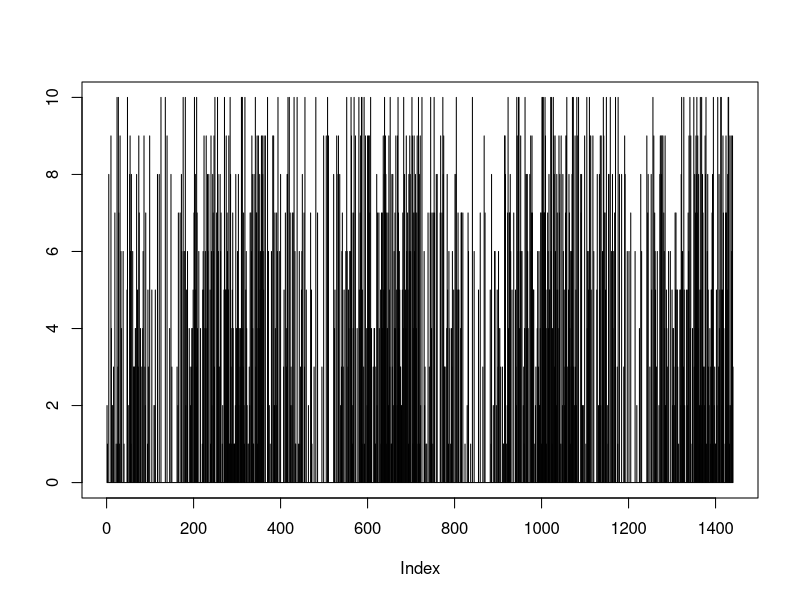
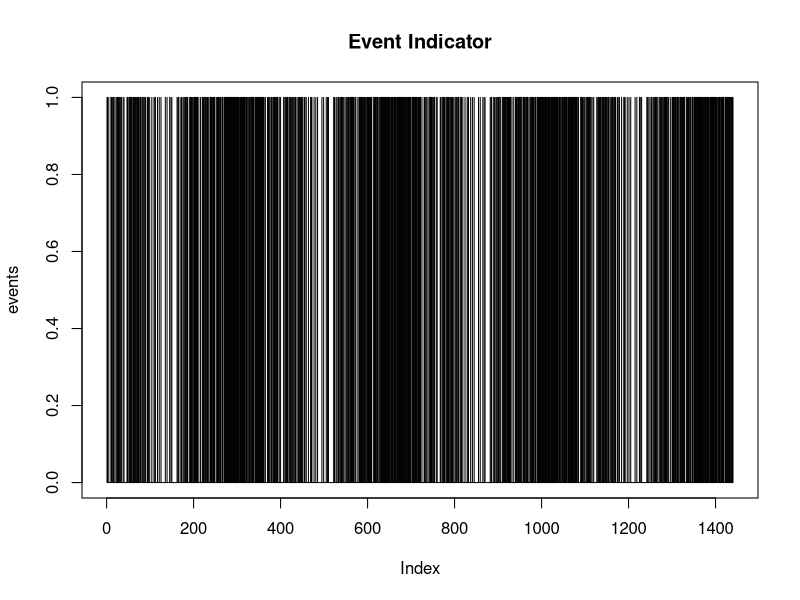
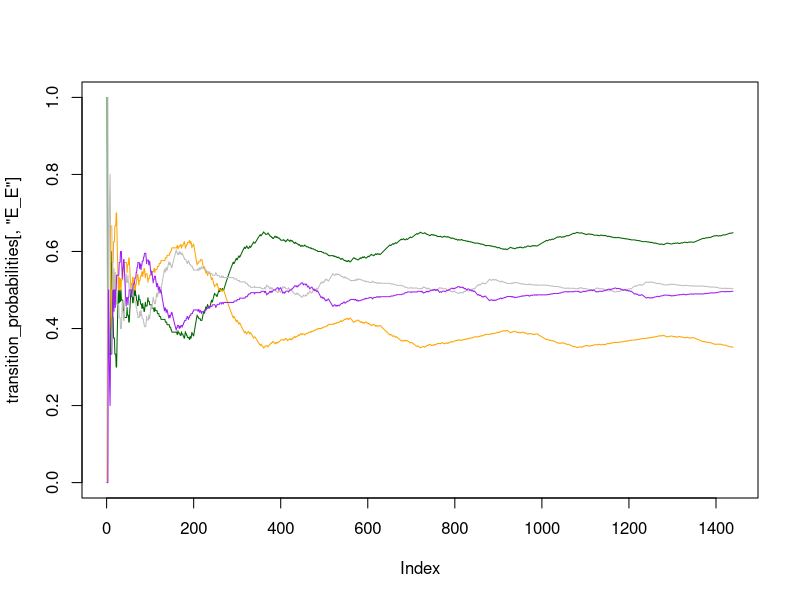

Reproduce these figures in R, in order. (Note: this script raises an error after producing the figures.)

set.seed(1)
# Synthetic data generation

## data for 1 year
days = 360

## Events encoded as 0,1
event_indicator = c(0,1)

## Breaking the year into quarters 
## arbitrary, could be anything
q1_prob = c(0.5,0.5)
q2_prob = c(0.7,0.3)
q3_prob = c(0.4,0.6)
q4_prob = c(0.1,0.9)

## Generating Events based on quarterly probabilities 
q1_events = sample(x = c(0,1), size = days/4, replace = T, prob = q1_prob)
q2_events = sample(x = c(0,1), size = days/4, replace = T, prob = q2_prob)
q3_events = sample(x = c(0,1), size = days/4, replace = T, prob = q3_prob)
q4_events = sample(x = c(0,1), size = days/4, replace = T, prob = q4_prob)

events = c(q1_events, q2_events, q3_events, q4_events, 
           q1_events, q2_events, q3_events, q4_events,
           q1_events, q2_events, q3_events, q4_events,
           q1_events, q2_events, q3_events, q4_events)

## Plotting
# the sample() bit is just to change magnitude to reflect what an actual data source would probably look like
# clear seasonality in Q4
plot(events * sample(x = seq(1:10), size = length(events), replace = T), type = 'h', ylab = "") # Inflated

# Indicator
plot(events, type = 'h', main = 'Event Indicator') # Indicator of event

# Empty matrices for transition probabilities (as a transition matrix and tracking the transition probabilities through time)
event_transitions = matrix(data = 0, nrow = 2, ncol = 2, dimnames = list(c("No Event","Event"),c("No Event","Event")))
transition_probabilities = matrix(data = 0, nrow = length(events)-1, ncol = 4); colnames(transition_probabilities) = c("E_E","E_NE","NE_NE","NE_E")

for(i in 1:(length(events)-1)){

  #events[i:(i+1)]
  if(events[i] == 1 & events[i+1] == 1){event_transitions["Event","Event"] = event_transitions["Event","Event"] + 1}
  if(events[i] == 1 & events[i+1] == 0){event_transitions["Event","No Event"] = event_transitions["Event","No Event"] + 1}
  if(events[i] == 0 & events[i+1] == 0){event_transitions["No Event","No Event"] = event_transitions["No Event","No Event"] + 1}
  if(events[i] == 0 & events[i+1] == 1){event_transitions["No Event","Event"] = event_transitions["No Event","Event"] + 1}

  transition_probabilities[i,"E_E"] = (event_transitions/rowSums(event_transitions))["Event","Event"]
  transition_probabilities[i,"E_NE"] = (event_transitions/rowSums(event_transitions))["Event","No Event"]
  transition_probabilities[i,"NE_NE"] = (event_transitions/rowSums(event_transitions))["No Event","No Event"]
  transition_probabilities[i,"NE_E"] = (event_transitions/rowSums(event_transitions))["No Event","Event"]
  
}
transition_probabilities[!is.finite(transition_probabilities)] = 0 # there are a few NaNs in the first few lines from bad 0/0 averages

## Transition Probablities 
event_transitions/rowSums(event_transitions)

## Running Transition Probabilities
transition_probabilities

## Plot of above 
plot(transition_probabilities[,"E_E"], type = 'l', col = "darkgreen", ylim = c(0,1)); #abline(v = seq(0,days, by = days/4), col = 'red')
lines(transition_probabilities[,"E_NE"], col = 'orange'); #abline(v = seq(0,days, by = days/4), col = 'red')
lines(transition_probabilities[,"NE_NE"], col = 'grey'); #abline(v = seq(0,days, by = days/4), col = 'red')
lines(transition_probabilities[,"NE_E"], col = 'purple'); #abline(v = seq(0,days, by = days/4), col = 'red')
#abline(v = seq(0,days*4,days/4), col = 'red')

## Predictions? 
# Based on last step transition probability...
# Based on some weighted average(?) of last n transition probability matrices? 
# Something else? 

### ignore below - make for comparing a "convergence" of timeframes 

#A = transition_probabilities - 1440
lines(A[,"E_E"], type = 'l', col = "darkgreen"); #abline(v = seq(0,days, by = days/4), col = 'red')
lines(A[,"E_NE"], col = 'orange'); #abline(v = seq(0,days, by = days/4), col = 'red')
lines(A[,"NE_NE"], col = 'grey'); #abline(v = seq(0,days, by = days/4), col = 'red')
lines(A[,"NE_E"], col = 'purple'); #abline(v = seq(0,days, by = days/4), col = 'red')

#B = transition_probabilities - 720
lines(B[,"E_E"], type = 'l', col = "darkgreen"); #abline(v = seq(0,days, by = days/4), col = 'red')
lines(B[,"E_NE"], col = 'orange'); #abline(v = seq(0,days, by = days/4), col = 'red')
lines(B[,"NE_NE"], col = 'grey'); #abline(v = seq(0,days, by = days/4), col = 'red')
lines(B[,"NE_E"], col = 'purple'); #abline(v = seq(0,days, by = days/4), col = 'red')

#C = transition_probabilities - 1080
lines(C[,"E_E"], type = 'l', col = "darkgreen"); #abline(v = seq(0,days, by = days/4), col = 'red')
lines(C[,"E_NE"], col = 'orange'); #abline(v = seq(0,days, by = days/4), col = 'red')
lines(C[,"NE_NE"], col = 'grey'); #abline(v = seq(0,days, by = days/4), col = 'red')
lines(C[,"NE_E"], col = 'purple'); #abline(v = seq(0,days, by = days/4), col = 'red')

#D = transition_probabilities - 360
lines(D[,"E_E"], type = 'l', col = "darkgreen"); #abline(v = seq(0,days, by = days/4), col = 'red')
lines(D[,"E_NE"], col = 'orange'); #abline(v = seq(0,days, by = days/4), col = 'red')
lines(D[,"NE_NE"], col = 'grey'); #abline(v = seq(0,days, by = days/4), col = 'red')
lines(D[,"NE_E"], col = 'purple'); #abline(v = seq(0,days, by = days/4), col = 'red')

#E = transition_probabilities - 1200
lines(E[,"E_E"], type = 'l', col = "darkgreen"); #abline(v = seq(0,days, by = days/4), col = 'red')
lines(E[,"E_NE"], col = 'orange'); #abline(v = seq(0,days, by = days/4), col = 'red')
lines(E[,"NE_NE"], col = 'grey'); #abline(v = seq(0,days, by = days/4), col = 'red')
lines(E[,"NE_E"], col = 'purple'); #abline(v = seq(0,days, by = days/4), col = 'red')

#G = transition_probabilities# - 1300
lines(G[,"E_E"], type = 'l', col = "darkgreen"); #abline(v = seq(0,days, by = days/4), col = 'red')
lines(G[,"E_NE"], col = 'orange'); #abline(v = seq(0,days, by = days/4), col = 'red')
lines(G[,"NE_NE"], col = 'grey'); #abline(v = seq(0,days, by = days/4), col = 'red')
lines(G[,"NE_E"], col = 'purple'); #abline(v = seq(0,days, by = days/4), col = 'red')



(A[,"E_E"] - B[,"E_E"])[length(A[,"E_E"] - B[,"E_E"])]
(A[,"E_NE"] - B[,"E_NE"])[length(A[,"E_NE"] - B[,"E_NE"])]
(A[,"NE_NE"] - B[,"NE_NE"])[length(A[,"NE_NE"] - B[,"NE_NE"])]
(A[,"NE_E"] - B[,"NE_E"])[length(A[,"NE_E"] - B[,"NE_E"])]

(A[,"E_E"] - C[,"E_E"])[length(A[,"E_E"] - C[,"E_E"])]
(A[,"E_NE"] - C[,"E_NE"])[length(A[,"E_NE"] - C[,"E_NE"])]
(A[,"NE_NE"] - C[,"NE_NE"])[length(A[,"NE_NE"] - C[,"NE_NE"])]
(A[,"NE_E"] - C[,"NE_E"])[length(A[,"NE_E"] - C[,"NE_E"])]

(A[,"E_E"] - D[,"E_E"])[length(A[,"E_E"] - D[,"E_E"])]
(A[,"E_NE"] - D[,"E_NE"])[length(A[,"E_NE"] - D[,"E_NE"])]
(A[,"NE_NE"] - D[,"NE_NE"])[length(A[,"NE_NE"] - D[,"NE_NE"])]
(A[,"NE_E"] - D[,"NE_E"])[length(A[,"NE_E"] - D[,"NE_E"])]

(A[,"E_E"] - E[,"E_E"])[length(A[,"E_E"] - E[,"E_E"])]
(A[,"E_NE"] - E[,"E_NE"])[length(A[,"E_NE"] - E[,"E_NE"])]
(A[,"NE_NE"] - E[,"NE_NE"])[length(A[,"NE_NE"] - E[,"NE_NE"])]
(A[,"NE_E"] - E[,"NE_E"])[length(A[,"NE_E"] - E[,"NE_E"])]

(A[,"E_E"] - G[,"E_E"])[length(A[,"E_E"] - G[,"E_E"])]
(A[,"E_NE"] - G[,"E_NE"])[length(A[,"E_NE"] - G[,"E_NE"])]
(A[,"NE_NE"] - G[,"NE_NE"])[length(A[,"NE_NE"] - G[,"NE_NE"])]
(A[,"NE_E"] - G[,"NE_E"])[length(A[,"NE_E"] - G[,"NE_E"])]


